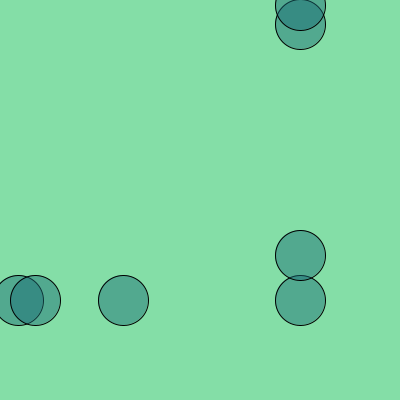
Frame 1 (no input)
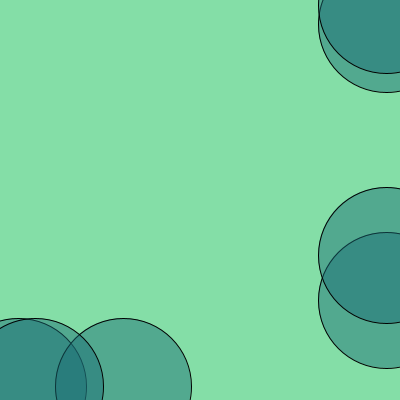
Frame 60 (the mouse pressed at the canvas centre just before this capture)
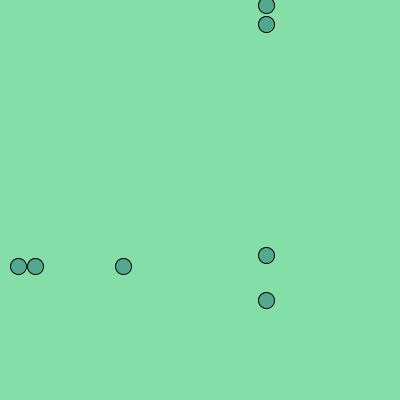
Frame 120 (the mouse held since frame 60 and released just before this capture)

The Processing sketch that drew these frames (run headless with seeded random() and noise(); from frame 60 on, the mouse is pressed at the canvas centre):

// Processing sketch: processing_14831
// ── processing_14831.pde

//declare the variable and give it a starting value
int xPosition = 300;
int speed = 2;
int mysize = 50;
void setup(){
  size(400,400);
}

void draw(){
  background(132,222,167);
  fill(26,109,116, 120);
  
  //draw a rectangle using the variable for the x position
 ellipse(xPosition,24,mysize,mysize);
 ellipse(18,xPosition,mysize,mysize);
 ellipse(xPosition,300,mysize,mysize);
 ellipse(123,xPosition,mysize,mysize);
  ellipse(xPosition,5,mysize,mysize);
 ellipse(35,xPosition,mysize,mysize);
 ellipse(xPosition,255,mysize,mysize);

  //change the value of xPosition
  xPosition = xPosition + speed;
  mysize = mysize + speed;
  //now check if we have reached the edge of the window
  if (xPosition > width){
    speed = speed * -1;
  } else if (xPosition < 0){
    speed = speed * -1;
  } 
}
